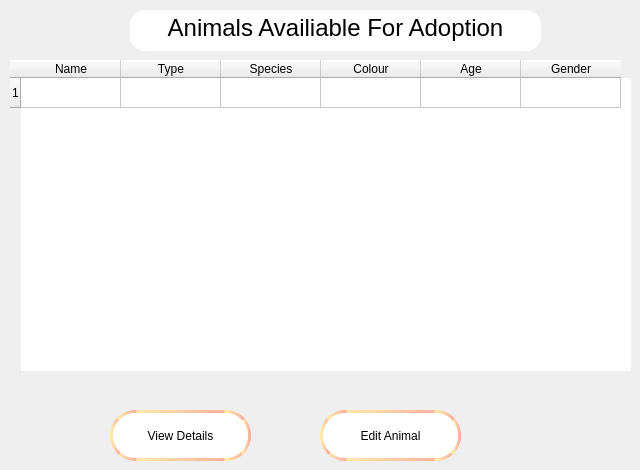
       <widget class="QWidget" name="viewAnimalsListPopUpPage">
        <widget class="QTextBrowser" name="animalsListTitle">
         <property name="enabled">
          <bool>true</bool>
         </property>
         <property name="geometry">
          <rect>
           <x>130</x>
           <y>10</y>
           <width>411</width>
           <height>41</height>
          </rect>
         </property>
         <property name="styleSheet">
          <string notr="true">#animalsListTitle{
		background:white;
		border-radius:15px;
	    border:none;
}</string>
         </property>
         <property name="html">
          <string>&lt;!DOCTYPE HTML PUBLIC &quot;-//W3C//DTD HTML 4.0//EN&quot; &quot;http://www.w3.org/TR/REC-html40/strict.dtd&quot;&gt;
&lt;html&gt;&lt;head&gt;&lt;meta name=&quot;qrichtext&quot; content=&quot;1&quot; /&gt;&lt;style type=&quot;text/css&quot;&gt;
p, li { white-space: pre-wrap; }
&lt;/style&gt;&lt;/head&gt;&lt;body style=&quot; font-family:'Sans'; font-size:10pt; font-weight:400; font-style:normal;&quot;&gt;
&lt;p align=&quot;center&quot; style=&quot; margin-top:0px; margin-bottom:0px; margin-left:0px; margin-right:0px; -qt-block-indent:0; text-indent:0px;&quot;&gt;&lt;span style=&quot; font-size:18pt;&quot;&gt;Animals Availiable For Adoption&lt;/span&gt;&lt;/p&gt;&lt;/body&gt;&lt;/html&gt;</string>
         </property>
        </widget>
        <widget class="QTableWidget" name="animalsListTable">
         <property name="geometry">
          <rect>
           <x>10</x>
           <y>60</y>
           <width>621</width>
           <height>311</height>
          </rect>
         </property>
         <property name="styleSheet">
          <string notr="true">border:none;</string>
         </property>
         <property name="editTriggers">
          <set>QAbstractItemView::AnyKeyPressed</set>
         </property>
         <row>
          <property name="text">
           <string>1</string>
          </property>
         </row>
         <column>
          <property name="text">
           <string>Name</string>
          </property>
         </column>
         <column>
          <property name="text">
           <string>Type</string>
          </property>
         </column>
         <column>
          <property name="text">
           <string>Species</string>
          </property>
         </column>
         <column>
          <property name="text">
           <string>Colour</string>
          </property>
         </column>
         <column>
          <property name="text">
           <string>Age</string>
          </property>
         </column>
         <column>
          <property name="text">
           <string>Gender</string>
          </property>
         </column>
        </widget>
        <widget class="QPushButton" name="viewAnimalDetailsBtn">
         <property name="geometry">
          <rect>
           <x>110</x>
           <y>410</y>
           <width>141</width>
           <height>51</height>
          </rect>
         </property>
         <property name="cursor">
          <cursorShape>PointingHandCursor</cursorShape>
         </property>
         <property name="styleSheet">
          <string notr="true">#viewAnimalDetailsBtn{

border: 3px solid qlineargradient( x1:0 y1:0, x2:1 y2:0, stop:0 #ffeaa7, stop:1 #fab1a0);
border-radius: 25px;
background:white;
}

#viewAnimalDetailsBtn:hover{

	background:  qlineargradient( x1:0 y1:0, x2:1 y2:0, stop:0 #ffeaa7, stop:1 #fab1a0);
	color:#555;
}






</string>
         </property>
         <property name="text">
          <string>View Details</string>
         </property>
        </widget>
        <widget class="QPushButton" name="editAnimalDetailsBtn">
         <property name="geometry">
          <rect>
           <x>320</x>
           <y>410</y>
           <width>141</width>
           <height>51</height>
          </rect>
         </property>
         <property name="cursor">
          <cursorShape>PointingHandCursor</cursorShape>
         </property>
         <property name="styleSheet">
          <string notr="true">#editAnimalDetailsBtn{

border: 3px solid qlineargradient( x1:0 y1:0, x2:1 y2:0, stop:0 #ffeaa7, stop:1 #fab1a0);
border-radius: 25px;
background:white;
}

#editAnimalDetailsBtn:hover{

	background:  qlineargradient( x1:0 y1:0, x2:1 y2:0, stop:0 #ffeaa7, stop:1 #fab1a0);
	color:#555;
}






</string>
         </property>
         <property name="text">
          <string>Edit Animal</string>
         </property>
        </widget>
       </widget>
